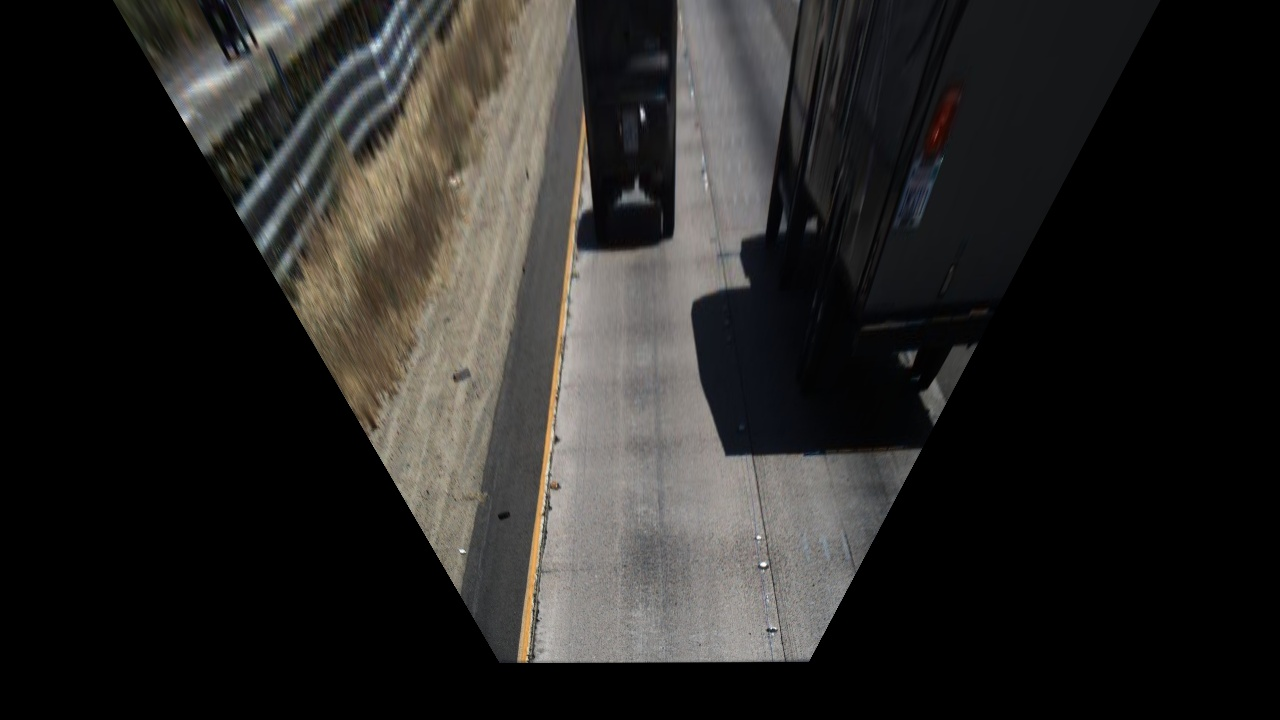
#> input picture top_view_clips/1.jpg, 1280 x 720 px
$ python -i lane.py   (imports and definitions only)   (older library calls are emulated)
#> lines starting #> are read from the running program, lines starting #| are printed output that depends on the picture
### driving-lane-departure-warning/calibration.py
"""calibration.py: Calibration the cameras and save the calibration results."""

__author__ = "Junsheng Fu"
__email__ = "junsheng.fu@yahoo.com"
__date__ = "March 2017"

import numpy as np
import cv2
import glob
import pickle
import matplotlib.pyplot as plt
from os import path


# [53 lines left out: function calibrate_camera, not called in this run]


def load_calibration(calib_file):
    """

    :param calib_file:
    :return: mtx and dist
    """
    with open(calib_file, 'rb') as file:
        # print('load calibration data')
        data= pickle.load(file)
        mtx = data['mtx']       # calibration matrix
        dist = data['dist']     # distortion coefficients

    return mtx, dist


# [28 lines left out: function undistort_image, not called in this run]


# [7 lines that do not run on import are left out]

### driving-lane-departure-warning/lane.py
"""Departure Warning System with a Monocular Camera"""

__author__ = "Junsheng Fu"
__email__ = "junsheng.fu@yahoo.com"
__date__ = "March 2017"


import numpy as np
import cv2
import matplotlib.pyplot as plt
from timeit import default_timer as timer
from calibration import load_calibration
from copy import copy


class Lane():
    def __init__(self):
        # was the line detected in the last frame or not
        self.detected = False
        #x values for detected line pixels
        self.cur_fitx = None
        #y values for detected line pixels
        self.cur_fity = None
        # x values of the last N fits of the line
        self.prev_fitx = []
        #polynomial coefficients for the most recent fit
        self.current_poly = [np.array([False])]
        #best polynomial coefficients for the last iteration
        self.prev_poly = [np.array([False])]

    # [15 lines left out: functions average_pre_lanes, append_fitx, process, not called in this run]


left_lane = Lane()
right_lane = Lane()
frame_width = 1280
frame_height = 720

LANEWIDTH = 3.7  # highway lane width in US: 3.7 meters
input_scale = 4
output_frame_scale = 4
N = 4# buffer previous N lines

# fullsize:1280x720
x = [162, 1232, 768, 556]
y = [719, 719, 324, 324]
X = [401, 1043, 1043, 401]
Y = [719, 719, 0, 0]

src = np.floor(np.float32([[x[0], y[0]], [x[1], y[1]],[x[2], y[2]], [x[3], y[3]]]) / input_scale)
dst = np.floor(np.float32([[X[0], Y[0]], [X[1], Y[1]],[X[2], Y[2]], [X[3], Y[3]]]) / input_scale)

M = cv2.getPerspectiveTransform(src, dst)
M_inv = cv2.getPerspectiveTransform(dst, src)

# Only for creating the final video visualization
X_b = [401, 1043, 1043, 401]
Y_b = [719, 719, 0, 0]
src_ = np.floor(np.float32([[x[0], y[0]], [x[1], y[1]],[x[2], y[2]], [x[3], y[3]]]) / (input_scale*2))
dst_ = np.floor(np.float32([[X_b[0], Y_b[0]], [X_b[1], Y_b[1]],[X_b[2], Y_b[2]], [X_b[3], Y_b[3]]]) / (input_scale*2))
M_b = cv2.getPerspectiveTransform(src_, dst_)
# Only for creating the final video visualization

# Threshold for color and gradient thresholding
s_thresh, sx_thresh, dir_thresh, m_thresh, r_thresh = (120, 255), (20, 100), (0.5, 1.5), (30, 100), (200, 255)

# load the calibration
calib_file = r'C:\Users\Mohtashim Butt\Documents\Fall-2022\CV\Project\driving-lane-departure-warning\camera_cal\calibration_pickle.p'
# [1 line that did not run here, left out]


def abs_sobel_thresh(img, orient='x', sobel_kernel=3, thresh=(0, 255)):

    # Apply the following steps to img
    # 1) Convert to grayscale
    gray = cv2.cvtColor(img, cv2.COLOR_RGB2GRAY)

    # 2) Take the derivative in x or y given orient = 'x' or 'y'
    # 3) Take the absolute value of the derivative or gradient
    if orient == 'x':
        abs_sobel = np.absolute(cv2.Sobel(gray, cv2.CV_64F, 1, 0, ksize=sobel_kernel))
    if orient == 'y':
        abs_sobel = np.absolute(cv2.Sobel(gray, cv2.CV_64F, 0, 1, ksize=sobel_kernel))

    # 4) Scale to 8-bit (0 - 255) then convert to type = np.uint8
    scaled_sobel = np.uint8(255.*abs_sobel/np.max(abs_sobel))

    # 5) Create a mask of 1's where the scaled gradient magnitude
    # is > thresh_min and < thresh_max
    binary_output = np.zeros_like(scaled_sobel)
    binary_output[(scaled_sobel >= thresh[0]) & (scaled_sobel <= thresh[1])] = 1

    return binary_output


# [50 lines left out: functions mag_thresh, dir_threshold, not called in this run]


def gradient_pipeline(image, ksize = 2, sx_thresh=(20, 100), sy_thresh=(20, 100), m_thresh=(30, 100), dir_thresh=(0.7, 1.3)):

    # Apply each of the thresholding functions
    gradx = abs_sobel_thresh(image, orient='x', sobel_kernel=ksize, thresh=sx_thresh)
    grady = abs_sobel_thresh(image, orient='y', sobel_kernel=ksize, thresh=sy_thresh)
    mag_binary = mag_thresh(image, sobel_kernel=ksize, thresh=m_thresh)
    dir_binary = dir_threshold(image, sobel_kernel=ksize, thresh=dir_thresh)
    combined = np.zeros_like(mag_binary)
    combined[((gradx == 1) & (grady == 1)) | ((mag_binary == 1) & (dir_binary == 1))] = 1
    # combined[(gradx == 1)  | ((mag_binary == 1) & (dir_binary == 1))] = 1

    return combined


# [478 lines left out: functions threshold_col_channel, find_edges, warper, full_search, window_search, measure_lane_curvature and 6 more, not called in this run]

>>> import cv2
>>> picture = cv2.cvtColor(cv2.imread('../top_view_clips/1.jpg'), cv2.COLOR_BGR2RGB)
>>> result = gradient_pipeline(picture)
#> in abs_sobel_thresh, `gray = cv2.cvtColor(img, cv2.COLOR_RGB2GRAY)`:
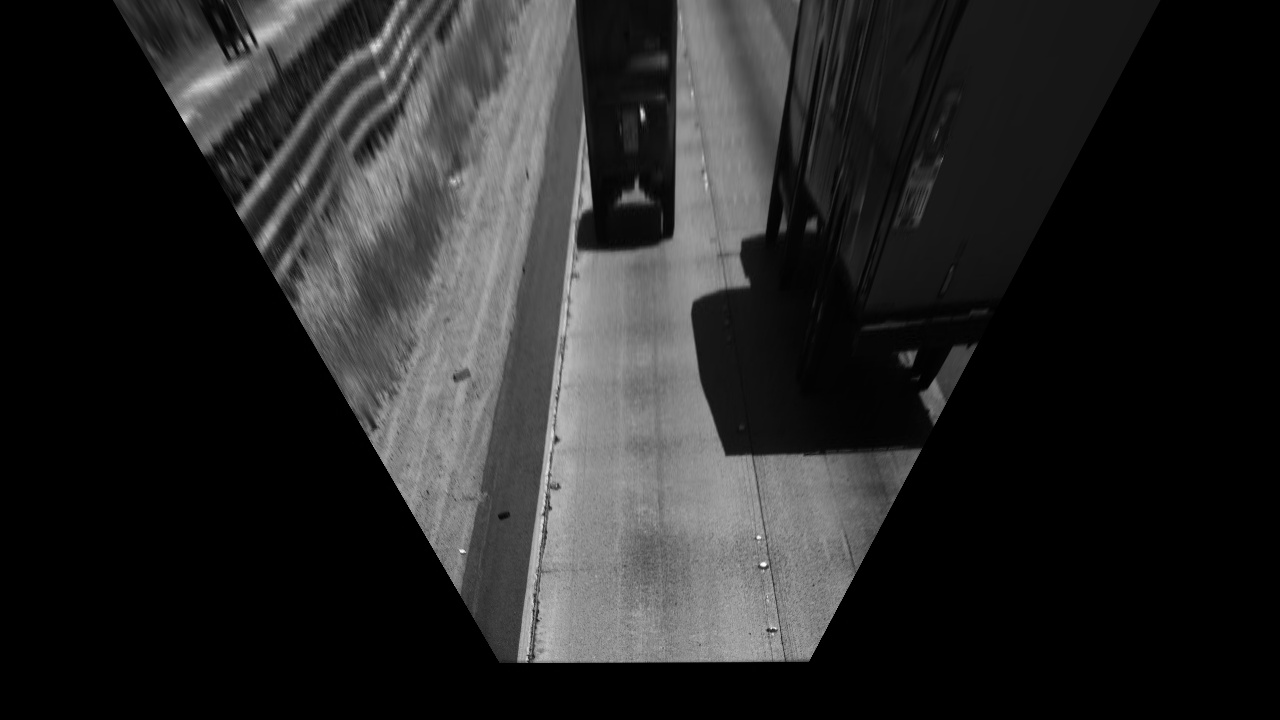
#> gray: shape (720, 1280); min 0, max 254, mean 38.8
#> (the run stopped early here; a loop or call above may not have finished)
